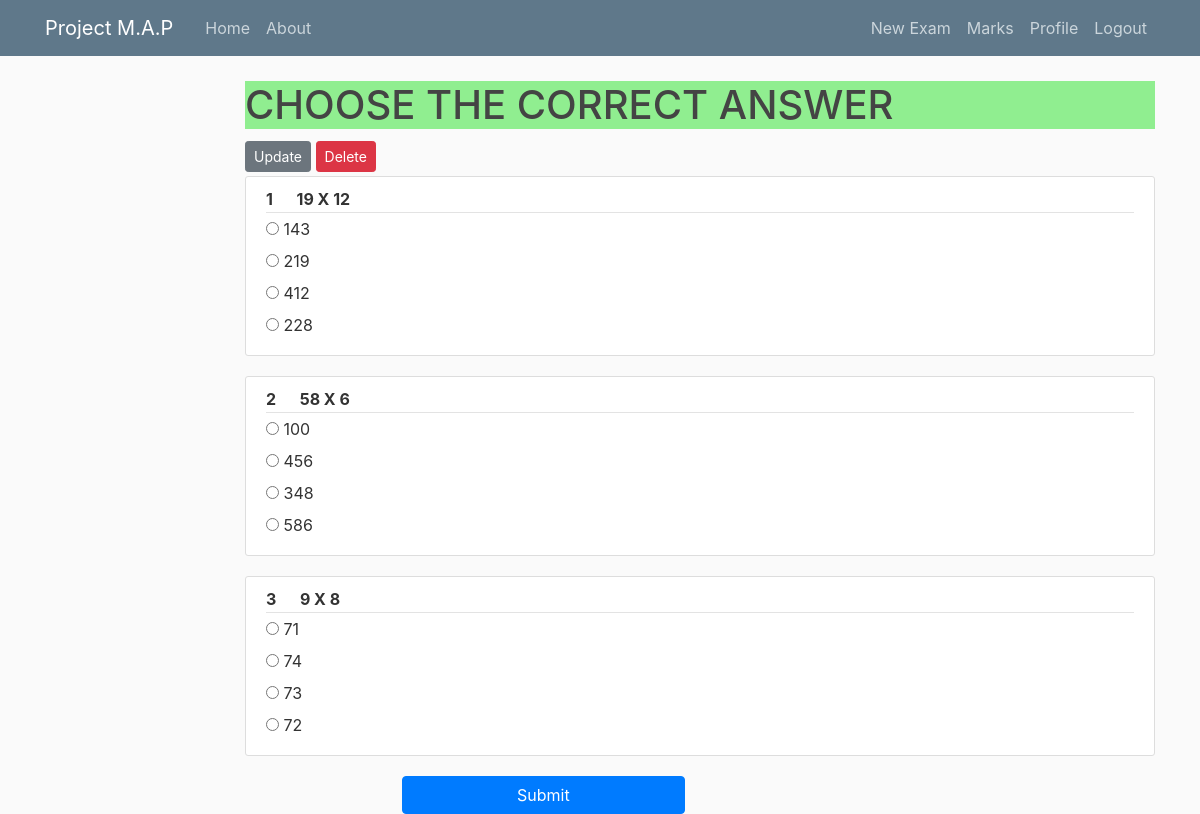
Page /exam/3/ (signed in) on the committed database.
### mouni/models.py (models this page shows, shortened)
class Question(models.Model):
	question = models.TextField(null = False, blank = False)
	ans = models.CharField(max_length = 20, null=False, blank = False)
	op2 = models.CharField(max_length = 20, null = False, blank = False)
	op3 = models.CharField(max_length = 20, null = False, blank = False)
	op4 = models.CharField(max_length = 20, null = False, blank = False)
	exam = models.ForeignKey(Exam, on_delete = models.CASCADE)
	def __str__(self):
		return self.question
	def get_fields(self):
		fields = [field.value_to_string(self) for field in Question._meta.fields[2:-1]]
		shuffle(fields)
		return fields

### mouni/views.py (the view, shortened to what this page needs)
# urls.py: path("exam/<int:pk>/", login_required(ExamDetailView.as_view()), name="exam-detail"),
class ExamDetailView(LoginRequiredMixin, DetailView, UserPassesTestMixin):
    model = Exam #context_object_name = 'exam'
    ordering = ['-start']
    def get_context_data(self, **kwargs):
        context = super(ExamDetailView, self).get_context_data(**kwargs)
        try:
            r = ResultPerExam.objects.get(student_id = self.request.user.id, exam_id = self.kwargs[self.pk_url_kwarg])
            seed = r.seed
            print("seed read from ResultPerExam is ", seed)
            random.seed(seed)
            print("student already writen exam with seed = ", seed)
            context["has_written"] = True
            op_list = {}
            print(r.que_pick_ans)
            for _ in r.que_pick_ans.strip().split(","):
                print("_", _)
                qid, op_num, is_correct = [int(t) for t in _.strip().split(":")]
                print(qid, op_num)
                op_list[qid] = op_num
            context["op_list"] = op_list
        except ResultPerExam.DoesNotExist:
            context["has_written"] = False
            seed = random.randint(1, 100)
            random.seed(seed)
            context["seed"] = seed
            print("student now writing the exam with seed = ", seed)
        return context

### mouni/templatetags/shuffle.py (called while the page is built)
@register.filter
def shuffle(arg):
	aux = list(arg)[:]
	random.shuffle(aux)
	return aux

### mouni/templates/mouni/exam_detail.html (shortened to what this page needs)
{% extends "mouni/base.html" %}
{% load shuffle %}
{% block container %}
<form method=POST %}">
     <div style="background-color:lightgreen">
        <h1>
            {% if has_written %}
                You have already written the exam
            {% else %}
                CHOOSE THE CORRECT ANSWER
            {% endif %}
        </h1>
    </div>
    {% if object.teacher == user.username %}
        <a class="btn btn-secondary btn-sm mt-1 mb-1" href="#">Update</a>
         <a class="btn btn-danger btn-sm mt-1 mb-1" href="#">Delete</a>
    {% endif %}
    {% for question in object.question_set.all|shuffle %}
        <article class="media content-section">
            <div class="media-body">
                <div class="article-metadata">
                    <strong> {{ forloop.counter }} &emsp; {{ question }}</strong>
                </div>
                    {% for value in question.get_fields %}
                        {% if has_written %}
                            {% ifequal op_list|get_item:question.id forloop.counter %}
                                {% with checked="True" %}
                                    {% ifequal question.ans value %}
                                        <div style="background-color:lightgreen">
                                            <input type="radio", disabled=True checked={{checked}}>
                                            <label > {{ value }} </label> <br>
                                        </div>
                                    {% else %}
                                        <div style="background-color:lightsalmon">
                                            <input type="radio", disabled=True checked={{checked}}>
                                            <label > {{ value }} </label> <br>
                                        </div>
                                    {% endifequal %}
                                {% endwith %}
                            {% else %}
                                {% ifequal question.ans value %}
                                    <div style="background-color:lightgreen">
                                        <input type="radio", disabled=True>
                                        <label > {{ value }} </label> <br>
                                    </div>
                                {% else %}
                                    <div>
                                        <input type="radio", disabled=True>
                                        <label > {{ value }} </label> <br>
                                    </div>
                                {% endifequal %}
                            {% endifequal %}
                        {% else %}
                        <input type="radio" id="{{ forloop.parentloop.counter }}{{ forloop.counter }}" name="{{ question.id }}" value="{{ value }}+{{ forloop.counter }}" required="True">
                        <label for="{{ forloop.parentloop.counter }}{{ forloop.counter }}" > {{ value }} </label> <br>
                        {% endif %}
                    {% endfor %}
            </div>
        </article>
    {% endfor %}
    {% if has_written %}
    {% else %}
    <div class="row spacer">
        <div class="col-4 offset-2">
            <button type="submit" class="btn btn-block btn-primary">Submit</button>
        </div>
    </div>
    {% endif %}
</form>
{% endblock container %}

### mouni/static/mouni/main.css (style rules this page uses)
body { background: #fafafa; color: #333333; margin-top: 5rem; }
h1, h2, h3, h4, h5, h6 { color: #444444; }
.content-section { background: #ffffff; padding: 10px 20px; border: 1px solid #dddddd; border-radius: 3px; margin-bottom: 20px; }
.article-metadata { padding-bottom: 1px; margin-bottom: 4px; border-bottom: 1px solid #e3e3e3 }

### rows in the picture
Question: question "19 X 12", get_fields "143" "219" "412" "228"
Question: question "58 X 6", get_fields "100" "456" "348" "586"
Question: question "9 X 8", get_fields "71" "74" "73" "72"
